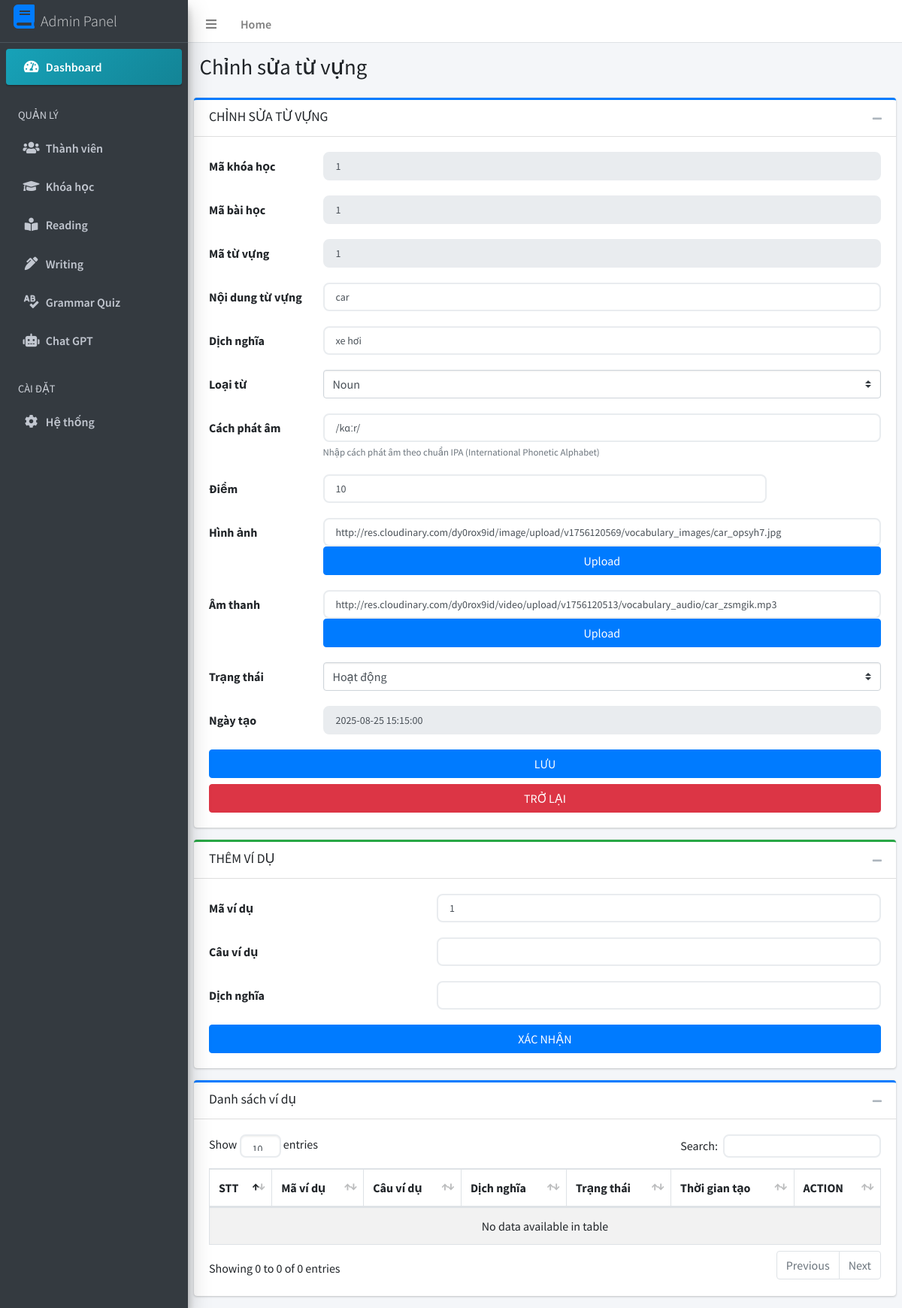
/admin/courses/1/lesson/1/vocabulary/edit/1, run on the app's committed database.
### tables this page shows
CREATE TABLE `tuvung` (
  `MaTuVung` int(11) NOT NULL,
  `MaBaiHoc` int(11) NOT NULL,
  `MaKhoaHoc` int(11) NOT NULL,
  `NoiDungTuVung` varchar(100) NOT NULL,
  `DichNghia` text NOT NULL,
  `LoaiTu` varchar(50) DEFAULT NULL,
  `CachPhatAm` varchar(200) DEFAULT NULL,
  `HinhAnh` text NOT NULL,
  `AmThanh` text DEFAULT NULL,
  `Diem` int(11) NOT NULL DEFAULT 0,
  `TrangThaiTuVung` tinyint(1) NOT NULL DEFAULT 1,
  `ThoiGianTaoTuVung` datetime NOT NULL DEFAULT current_timestamp()
);

### configs/config.php (called while the page is built, shortened)
<?php
require_once(__DIR__ . "/../class/Database.php");
$Database = new Database();

### configs/function.php (called while the page is built, shortened)
<?php
function BASE_URL($url)
{
    $baseUrl = (isset($_SERVER['HTTPS']) && $_SERVER['HTTPS'] === 'on' ? "https" : "http") . "://" . $_SERVER["HTTP_HOST"];
    if ($baseUrl == 'http://localhost') {
        $baseUrl = 'http://localhost/webhocngoaingu';
    }
    $url = ltrim($url, '/');
    return $baseUrl . '/' . $url;
}
function check_string($data)
{
    return trim(htmlspecialchars(addslashes($data)));
}

### class/Database.php (called while the page is built, shortened)
<?php
class Database
{
    protected $ketnoi;
    private $host = HOST_DB;
    private $user = USER_DB;
    private $pass = PASS_DB;
    private $dbname = DBNAME_DB;
    function connect()
    {
        try {
            if (!$this->ketnoi) {
                $this->ketnoi = mysqli_connect(
                    $this->host,
                    $this->user,
                    $this->pass,
                    $this->dbname
                );
                mysqli_query($this->ketnoi, "set names 'utf8'");
            }
        } catch (Exception $err) {
            die($err->getMessage());
        }
    }
    function get_row($sql)
    {
        $result = mysqli_query($this->ketnoi, $sql);
        $row = mysqli_fetch_assoc($result);
        return $row;
    }
}

### public/admin/EditVocabulary.php (the view, shortened to what this page needs)
<?php
require_once(__DIR__ . "/../../configs/config.php");
require_once(__DIR__ . "/../../configs/function.php");
require_once(__DIR__ . "/Header.php");
require_once(__DIR__ . "/Sidebar.php");
if (isset($_GET['maBaiHoc']) && isset($_GET['maKhoaHoc']) && isset($_GET['maTuVung'])) {
    $row = $Database->get_row("SELECT * FROM tuvung WHERE MaKhoaHoc = '" . check_string($_GET['maKhoaHoc']) . "' AND MaBaiHoc = '" . check_string($_GET['maBaiHoc']) . "' AND MaTuVung = '" . check_string($_GET['maTuVung']) . "'");
} else {
    admin_msg_error("Liên kết không tồn tại", BASE_URL(''), 0);
}
?><div class="content-wrapper">
    <section class="content-header">
        <div class="container-fluid">
            <div class="row mb-2">
                <div class="col-sm-6">
                    <h1>Chỉnh sửa từ vựng</h1>
                </div>
            </div>
        </div>
    </section>
    <section class="content">
        <div class="row">
            <div class="col-md-12">
                <div class="card card-outline card-primary">
                    <div class="card-header">
                        <h3 class="card-title">CHỈNH SỬA TỪ VỰNG</h3>
                        <div class="card-tools">
                            <button type="button" class="btn btn-tool" data-card-widget="collapse"><i class="fas fa-minus"></i>
                            </button>
                        </div>
                    </div>
                    <div class="card-body">
                        <form action="" method="POST">
                            <div class="form-group row">
                                <label class="col-sm-2 col-form-label">Mã khóa học</label>
                                <div class="col-sm-10">
                                    <div class="form-line">
                                        <input type="text" class="form-control" value="<?= $row['MaKhoaHoc']; ?>" disabled>
                                    </div>
                                </div>
                            </div>
                            <div class="form-group row">
                                <label class="col-sm-2 col-form-label">Mã bài học</label>
                                <div class="col-sm-10">
                                    <div class="form-line">
                                        <input type="text" class="form-control" value="<?= $row['MaBaiHoc']; ?>" disabled>
                                    </div>
                                </div>
                            </div>
                            <div class="form-group row">
                                <label class="col-sm-2 col-form-label">Mã từ vựng</label>
                                <div class="col-sm-10">
                                    <div class="form-line">
                                        <input type="text" class="form-control" value="<?= $row['MaTuVung']; ?>" disabled>
                                    </div>
                                </div>
                            </div>
                            <div class="form-group row">
                                <label class="col-sm-2 col-form-label">Nội dung từ vựng</label>
                                <div class="col-sm-10">
                                    <div class="form-line">
                                        <input type="text" class="form-control" name="noiDungTuVung" value="<?= $row['NoiDungTuVung']; ?>">
                                    </div>
                                </div>
                            </div>
                            <div class="form-group row">
                                <label class="col-sm-2 col-form-label">Dịch nghĩa</label>
                                <div class="col-sm-10">
                                    <div class="form-line">
                                        <input type="text" class="form-control" name="dichNghia" value="<?= $row['DichNghia']; ?>">
                                    </div>
                                </div>
                            </div>
                            <div class="form-group row">
                                <label class="col-sm-2 col-form-label">Loại từ</label>
                                <div class="col-sm-10">
                                    <div class="form-line">
                                        <select class="custom-select" name="loaiTu">
                                            <option value="<?= isset($row['LoaiTu']) ? $row['LoaiTu'] : ''; ?>" selected><?= isset($row['LoaiTu']) && $row['LoaiTu'] ? $row['LoaiTu'] : 'Chọn loại từ'; ?></option>
                                        </select>
                                    </div>
                                </div>
                            </div>
                            <div class="form-group row">
                                <label class="col-sm-2 col-form-label">Cách phát âm</label>
                                <div class="col-sm-10">
                                    <div class="form-line">
                                        <input type="text" class="form-control" name="cachPhatAm" value="<?= isset($row['CachPhatAm']) ? $row['CachPhatAm'] : ''; ?>" placeholder="Ví dụ: /həˈloʊ/">
                                        <small class="form-text text-muted">Nhập cách phát âm theo chuẩn IPA (International Phonetic Alphabet)</small>
                                    </div>
                                </div>
                            </div>
                            <div class="form-group row">
                                <label class="col-sm-2 col-form-label">Điểm</label>
                                <div class="col-sm-8">
                                    <div class="form-line">
                                        <input type="text" class="form-control" name="diem" value="<?= $row['Diem']; ?>">
                                    </div>
                                </div>
                            </div>
                            <div class="form-group row">
                                <label class="col-sm-2 col-form-label">Hình ảnh</label>
                                <div class="col-sm-10">
                                    <div class="form-line">
                                        <input type="text" class="form-control" id="hinhAnh" name="hinhAnh" value="<?= $row['HinhAnh']; ?>">
                                        <div class="btn btn-primary btn-block waves-effect" id="uploadHinhAnh">Upload</div>
                                    </div>
                                </div>
                            </div>
                            <div class="form-group row">
                                <label class="col-sm-2 col-form-label">Âm thanh</label>
                                <div class="col-sm-10">
                                    <div class="form-line">
                                        <input type="text" class="form-control" id="amThanh" name="amThanh" value="<?= $row['AmThanh']; ?>">
                                        <div class="btn btn-primary btn-block waves-effect" id="uploadAmThanh">Upload</div>
                                    </div>
                                </div>
                            </div>
                            <div class="form-group row">
                                <label for="inputPassword3" class="col-sm-2 col-form-label">Trạng thái</label>
                                <div class="col-sm-10">
                                    <select class="custom-select" name="trangThaiTuVung">
                                        <option value="<?= $row['TrangThaiTuVung']; ?>">
                                            <?php
                                            if ($row['TrangThaiTuVung'] == "1") {
                                                echo 'Hoạt động';
                                            }
                                            ?>
                                        </option>
                                    </select>
                                </div>
                            </div>
                            <div class="form-group row">
                                <label class="col-sm-2 col-form-label">Ngày tạo</label>
                                <div class="col-sm-10">
                                    <div class="form-line">
                                        <input type="text" class="form-control" value="<?= $row['ThoiGianTaoTuVung']; ?>" disabled>
                                    </div>
                                </div>
                            </div>
                            <button type="submit" name="btnSave" class="btn btn-primary btn-block waves-effect">
                                <span>LƯU</span>
                            </button>
                            <a type="button" href="<?= BASE_URL('admin/courses/' . $row["MaKhoaHoc"] . '/lesson/edit/' . $row["MaBaiHoc"] . ''); ?>" class="btn btn-danger btn-block waves-effect">
                                <span>TRỞ LẠI</span>
                            </a>
                        </form>
                    </div>
                </div>
            </div>
            <div class="col-md-12">
                <div class="card card-outline card-success">
                    <div class="card-header">
                        <h3 class="card-title">THÊM VÍ DỤ</h3>
                        <div class="card-tools">
                            <button type="button" class="btn btn-tool" data-card-widget="collapse"><i class="fas fa-minus"></i>
                            </button>
                        </div>
                    </div>
                    <div class="card-body">
                        <form action="" method="POST">
                            <?php
                            $maViDuMoi = 1;
                            ?>
                            <div class="form-group row">
                                <label class="col-sm-4 col-form-label">Mã ví dụ</label>
                                <div class="col-sm-8">
                                    <div class="form-line">
                                        <input type="text" class="form-control" name="maViDu" value="<?= $maViDuMoi ?>">
                                    </div>
                                </div>
                            </div>
                            <div class="form-group row">
                                <label class="col-sm-4 col-form-label">Câu ví dụ</label>
                                <div class="col-sm-8">
                                    <div class="form-line">
                                        <input type="text" class="form-control" name="cauViDu" value="">
                                    </div>
                                </div>
                            </div>
                            <div class="form-group row">
                                <label class="col-sm-4 col-form-label">Dịch nghĩa</label>
                                <div class="col-sm-8">
                                    <div class="form-line">
                                        <input type="text" class="form-control" name="dichNghiaViDu" value="">
                                    </div>
                                </div>
                            </div>
                            <button type="submit" name="btnThemViDu" class="btn btn-primary btn-block waves-effect">
                                <span>XÁC NHẬN</span>
                            </button>
                        </form>
                    </div>
                </div>
            </div>
            <div class="col-md-12">
                <div class="card card-outline card-primary">
                    <div class="card-header">
                        <h3 class="card-title">Danh sách ví dụ</h3>
                        <div class="card-tools">
                            <button type="button" class="btn btn-tool" data-card-widget="collapse"><i class="fas fa-minus"></i>
                            </button>
                        </div>
                    </div>
                    <div class="card-body">
                        <div class="table-responsive">
                            <table id="datatable" class="table table-bordered table-striped table-hover">
                                <thead>
                                    <tr>
                                        <th>STT</th>
                                        <th>Mã ví dụ</th>
                                        <th>Câu ví dụ</th>
                                        <th>Dịch nghĩa</th>
                                        <th>Trạng thái</th>
                                        <th>Thời gian tạo</th>
                                        <th>ACTION</th>
                                    </tr>
                                </thead>
                                <tbody>
                                </tbody>
                            </table>
                        </div>
                    </div>
                </div>
            </div>
        </div>
    </section>
</div>
<?php
require_once(__DIR__ . "/Footer.php");
?>

### assets/css/reading-admin.css (style rules this page uses)
.form-group { margin-bottom: 20px; }
.form-control { width: 100%; padding: 7px 15px; border: 2px solid #e9ecef; border-radius: 8px; font-size: 14px; transition: all 0.3s ease; background: #fff; }

### data on the page
tuvung: MaKhoaHoc "1", MaBaiHoc "1", MaTuVung "1", noiDungTuVung "car", dichNghia "xe hơi", loaiTu "Noun", cachPhatAm "/kɑːr/", diem "10", hinhAnh "http://res.cloudinary.com/dy0rox9id/image/upload/v1756120569/vocabulary_images/car_opsyh7.jpg", amThanh "http://res.cloudinary.com/dy0rox9id/video/upload/v1756120513/vocabulary_audio/car_zsmgik.mp3", trangThaiTuVung "Hoạt động", ThoiGianTaoTuVung "2025-08-25 15:15:00"
